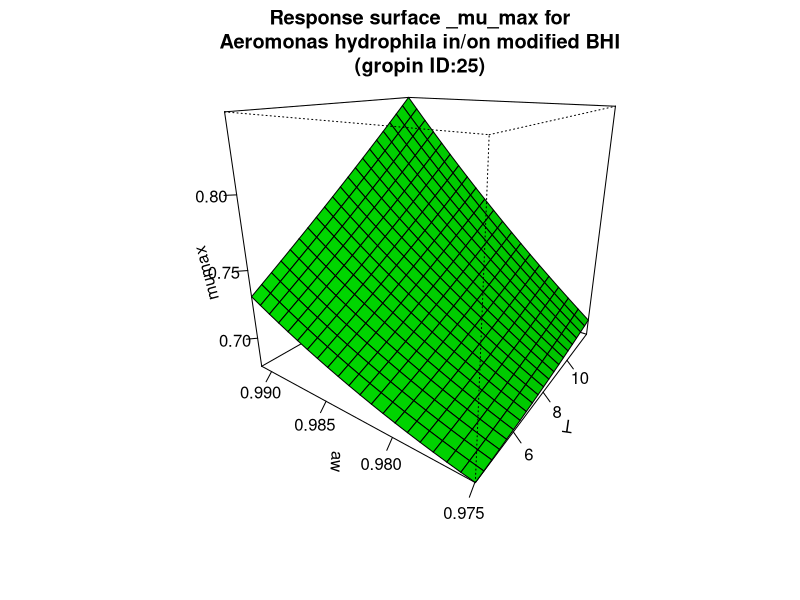

Reproduce this figure in R.
#############################
# start of Parameter script
#############################
T <- seq(4.004,11.988011988012,length.out=21)
aw <- seq(0.974974,0.991008991008991,length.out=21)
#############################
# end of Parameter script
#############################
############################# 
# start of Model script Gropin ID 25 
#############################
 
# constant coefficients for this model
Im <- 89.6
m1 <- -0.8
m3 <- -181
m4 <- 0.00013
m6 <- 92.1
m8 <- 0.82
 
variables <- data.frame(T,aw)
argumentsPar <- unique.data.frame(expand.grid(variables))
 
# heart of the model
response_surface <- function(T,aw) {
   mumax <-(Im+(m1*T)+(m3*aw)+(m4*(T^2))+(m6*(aw^2))+(m8*T*aw))

	return(mumax=mumax)
} 

# output parameters
responseSurface <- cbind(argumentsPar,response_surface(argumentsPar['T'],argumentsPar['aw']))
colnames(responseSurface) <- c(colnames(argumentsPar),'mumax')
#############################
# End of Model script
#############################
############################# 
# start of Visualisation script Gropin ID 25 
#############################
titleText <-'Response surface _mu_max for
Aeromonas hydrophila in/on modified BHI
(gropin ID:25)'
persp(T,aw,matrix(unlist(responseSurface$'mumax'),nrow=21),col = 'green',xlab='T',ylab='aw',zlab='mumax',main=titleText,theta=305,phi=20,shade=0.25,ticktype = 'detailed')
#############################
# End of Visualisation script
#############################
